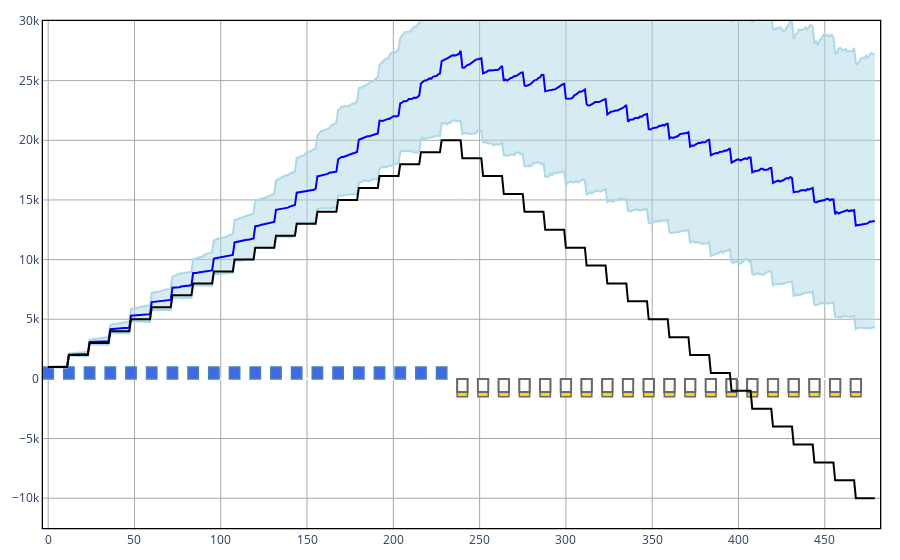

Notebook source saved alongside this figure:
### Code cell
ALMc.display(problem,bar_width = 6)

### Figure 1 — Plotly figure (JSON) as saved in the notebook; plotly's stock layout.template omitted (floating-point values rounded to 4 significant figures; data arrays with more than 128 entries replaced by an {"elided": "..."} marker saying what was removed)
{"data": [{"line": {"color": "lightblue"}, "mode": "lines", "name": "95% quantile", "type": "scatter", "x": {"elided": "480 int values"}, "y": {"elided": "480 float values"}}, {"fill": "tonexty", "line": {"color": "lightblue"}, "mode": "lines", "name": "5% quantile", "type": "scatter", "x": {"elided": "480 int values"}, "y": {"elided": "480 float values"}}, {"line": {"color": "blue"}, "mode": "lines", "name": "50% quantile", "type": "scatter", "x": {"elided": "480 int values"}, "y": {"elided": "480 float values"}}, {"marker": {"color": "royalblue", "line": {"color": "steelblue", "width": 1.5}}, "name": "Assets", "type": "bar", "width": 6, "x": {"elided": "480 int values"}, "y": {"elided": "480 int values"}}, {"marker": {"color": "gold", "line": {"color": "dimgray", "width": 1.5}}, "name": "Goals", "type": "bar", "width": 6, "x": {"elided": "480 int values"}, "y": {"elided": "480 int values"}}, {"marker": {"color": "white", "line": {"color": "dimgray", "width": 2}, "opacity": 1}, "name": "Goal LB", "type": "bar", "width": 6, "x": {"elided": "480 int values"}, "y": {"elided": "480 int values"}}, {"line": {"color": "black"}, "mode": "lines", "name": "Neutral wealth consumption", "type": "scatter", "x": {"elided": "480 int values"}, "y": {"elided": "480 int values"}}], "layout": {"barmode": "overlay", "margin": {"b": 20, "l": 20, "r": 20, "t": 20}, "paper_bgcolor": "white", "plot_bgcolor": "white", "showlegend": false, "xaxis": {"gridcolor": "darkgray", "gridwidth": 1, "linecolor": "black", "linewidth": 1.3, "mirror": true, "showgrid": true, "showline": true}, "yaxis": {"gridcolor": "darkgray", "gridwidth": 1, "linecolor": "black", "linewidth": 1.3, "mirror": true, "range": [-12500, 30000.0], "showgrid": true, "showline": true}}}
